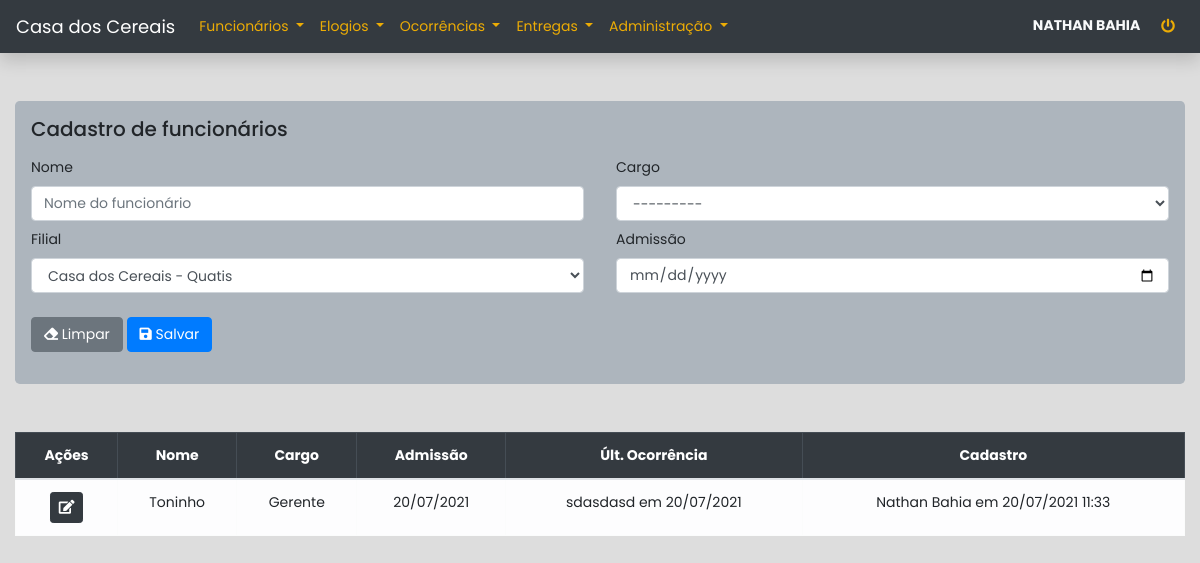
/funcionarios (signed in), run on the app's committed database.
### apps/core/models.py (models this page shows, shortened)
class Base(models.Model):
    usuario = models.ForeignKey(get_user_model(), on_delete=models.SET_NULL, null=True)
    criacao = models.DateTimeField(auto_now_add=True)
    alteracao = models.DateTimeField(auto_now=True)
    ativo = models.BooleanField(default=True)
    class Meta:
        abstract = True
    @property
    def cadastro(self):
        if self.usuario:
            return f"{self.usuario.get_full_name()} em {self.criacao.strftime('%d/%m/%Y %H:%M')}"
        return f"Usuário excluído em {self.criacao.strftime('%d/%m/%Y')}"

class Funcionario(Base):
    nome = models.CharField(max_length=255)
    admissao = models.DateField(blank=True, null=True)
    cargo = models.ForeignKey(Cargo, on_delete=models.SET_NULL, null=True, related_name='funcionarios')
    filial = models.ForeignKey(Filial, on_delete=models.CASCADE, related_name='funcionarios')
    is_active = ObjAtivosManager()
    class Meta:
        verbose_name = 'Funcionário'
        verbose_name_plural = 'Funcionários'
        ordering = ['nome']

class Cargo(Base):
    nome = models.CharField(max_length=255)
    filial = models.ForeignKey(Filial, on_delete=models.CASCADE)
    is_active = ObjAtivosManager()
    def __str__(self):
        return f'{self.nome}'
    class Meta:
        verbose_name = 'Cargo'
        verbose_name_plural = 'Cargos'
        ordering = ['nome']

class Ocorrencia(Base):
    funcionario = models.ForeignKey(Funcionario, on_delete=models.CASCADE, related_name='ocorrencias')
    motivo = models.ForeignKey(Motivo, on_delete=models.SET_NULL, null=True)
    data = models.DateField()
    observacao = models.TextField()
    is_active = ObjAtivosManager()
    class Meta:
        verbose_name = 'Ocorrência'
        verbose_name_plural = 'Ocorrências'
        ordering = ['-data']

### apps/core/views.py (the view, shortened to what this page needs)
# urls.py: path('funcionarios', views.funcionarios, name='funcionarios'),
@login_required
def funcionarios(request, pk=None):
    usuario = request.user.perfil.latest('id')
    instance = None
    msg_sucesso = 'Funcionário cadastrado com sucesso'
    msg_erro = 'Falha ao cadastrar funcionário'
    if pk:
        instance = models.Funcionario.is_active.get(pk=pk)
        msg_sucesso = 'Funcionário editado com sucesso'
        msg_erro = 'Falha ao editar funcionário'
    form = forms.FuncionarioForm(
        usuario=usuario,
        instance=instance
    )
    query = None
    if not instance:
        query = models.Funcionario.is_active.filter(filial=usuario.filial)
    context = {
        'form': form,
        'instance': instance,
        'funcionarios': query,
    }
    return render(request, 'core/funcionarios/funcionarios.html', context)

### apps/core/context_processors.py (called while the page is built)
def usuario(request):
    if not request.user.is_authenticated:
        return {}
    context = {'usuario': {}}
    perfil = request.user.perfil.order_by('id').last()
    if perfil:
        context['usuario']['filial'] = perfil.filial
        context['usuario']['filiais'] = models.Filial.is_active.all()
        if perfil.tipo == '2':
            context['usuario']['administrador'] = True
    return context

### apps/core/models.py (called while the page is built)
    def get_queryset(self):
        return super(ObjAtivosManager, self).get_queryset().filter(ativo=True)

    def __str__(self):
        return f'{self.nome} - {self.cidade}'

### apps/core/templates/core/funcionarios/funcionarios.html (shortened to what this page needs)
{% extends 'core/base.html' %}
{% load bootstrap4 %}
{% block content %}
<div class="container-fluid">
    <form method='post' class='my-5 jumbotron p-3' autocomplete="off">
        {% if instance %}
            <h5>Editar funcionário</h5>
        {% else %}
            <h5>Cadastro de funcionários</h5>
        {% endif %}
        <div class="row mx-0 mt-3">
            <div class="col-12 col-sm-6 px-0 pr-sm-3">
                <div class="form-group mb-2">
                    <label for="{{ form.nome.id_for_label }}">{{ form.nome.label }}</label>
                    {{ form.nome }}
                </div>
            </div>
            <div class="col-12 col-sm-6 px-0 pl-sm-3">
                <div class="form-group mb-2">
                    <label for="{{ form.cargo.id_for_label }}">{{ form.cargo.label }}</label>
                    {{ form.cargo }}
                </div>
            </div>
            <div class="col-12 col-sm-6 px-0 pr-sm-3">
                <div class="form-group mb-2">
                    <label for="{{ form.filial.id_for_label }}">{{ form.filial.label }}</label>
                    {{ form.filial }}
                </div>
            </div>
            <div class="col-12 col-sm-6 px-0 pl-sm-3">
                <div class="form-group mb-2">
                    <label for="{{ form.admissao.id_for_label }}">{{ form.admissao.label }}</label>
                    {{ form.admissao }}
                </div>
            </div>
            <div class="col-12 my-3 px-0">
                {% if instance %}
                    <a href="{% url "core:funcionarios" %}" class="btn btn-secondary">
                        <i class="fas fa-arrow-left"></i> Cancelar
                    </a>
                {% else %}
                    <button type="reset" class="btn btn-secondary">
                        <i class="fas fa-eraser"></i> Limpar
                    </button>
                {% endif %}
                <button type="submit" class="btn btn-primary">
                    <i class="fas fa-save"></i> Salvar
                </button>
            </div>
        </div>
    </form>
    {% if not instance %}
        {% if funcionarios %}
            <div class="table-responsive mt-5">
                <table class="table table-bordered text-center">
                    <thead class="table-dark">
                        <tr>
                            <th>Ações</th>
                            <th>Nome</th>
                            <th>Cargo</th>
                            <th>Admissão</th>
                            <th>Últ. Ocorrência</th>
                            <th>Cadastro</th>
                        </tr>
                    </thead>
                    <tbody class="table-light">
                        {% for funcionario in funcionarios %}
                            <tr>
                                <td>
                                    <div class="btn-group">
                                        <a href="{% url 'core:edit_funcionarios' funcionario.id %}" class="btn btn-sm btn-dark" data-toggle="tooltip" title="Editar funcionário"><i class="fas fa-edit"></i></a>
                                    </div>
                                </td>
                                <td>{{ funcionario.nome }}</td>
                                <td>{{ funcionario.cargo.nome }}</td>
                                <td>{{ funcionario.admissao|date:'d/m/Y' }}</td>
                                {% if funcionario.ocorrencias.last.observacao %}
                                    <td>{{ funcionario.ocorrencias.last.observacao|truncatewords:20 }} em {{ funcionario.ocorrencias.last.criacao|date:'d/m/Y' }}</td>
                                {% else %}
                                    <td>- - -</td>
                                {% endif %}
                                <td>{{ funcionario.cadastro }}</td>
                            </tr>
                        {% endfor %}
                    </tbody>
                </table>
            </div>
            {% else %}
            <div class="alert alert-warning mt-5">
                Nenhum funcionário cadastrado até o momento
            </div>
        {% endif %}
    {% endif %}
</div>
{% endblock content %}

### apps/core/templates/core/base.html (shortened to what this page needs)
{% load static %}
<!DOCTYPE html>
{% load bootstrap4 %}
<html lang="pt-br">
    <head>
        <link rel="stylesheet" href="https://use.fontawesome.com/releases/v5.0.13/css/all.css">
        {% bootstrap_css %}
    </head>
    <body>
    <nav class="navbar navbar-expand-lg navbar-dark bg-dark shadow mb-5">
        <a class="navbar-brand" href="{% url 'core:index' %}">Casa dos Cereais</a>
        <div class="collapse navbar-collapse" id="navbarSupportedContent">
            <ul class="navbar-nav mr-auto">
                <li class="nav-item dropdown">
                    <a class="nav-link dropdown-toggle text-warning" href="#" id="dropFuncionarios" role="button"
                       data-toggle="dropdown" aria-haspopup="true" aria-expanded="false">
                        Funcionários
                    </a>
                </li>
                <li class="nav-item dropdown text-warning">
                    <a class="nav-link dropdown-toggle text-warning" href="#" id="dropElogios" role="button"
                       data-toggle="dropdown" aria-haspopup="true" aria-expanded="false">
                        Elogios
                    </a>
                </li>
                <li class="nav-item dropdown">
                    <a class="nav-link dropdown-toggle text-warning" href="#" id="dropOcorrencias" role="button"
                       data-toggle="dropdown" aria-haspopup="true" aria-expanded="false">
                        Ocorrências
                    </a>
                </li>
                <li class="nav-item dropdown">
                    <a class="nav-link dropdown-toggle text-warning" href="#" id="dropEntregas" role="button"
                       data-toggle="dropdown" aria-haspopup="true" aria-expanded="false">
                        Entregas
                    </a>
                </li>
                <li class="nav-item dropdown">
                    <a class="nav-link dropdown-toggle text-warning" href="#" id="dropAdm" role="button"
                       data-toggle="dropdown" aria-haspopup="true" aria-expanded="false">
                        Administração
                    </a>
                </li>
            </ul>
            <div class="text-light text-sm-right">
                <b>{{ request.user.get_full_name|upper }}</b>
                <a class='btn btn-sm ml-2' href="{% url 'usuarios:logout' %}" data-toggle="tooltip" title="Sair do sistema">
                    <i class="fas fa-power-off text-warning"></i>
                </a>
            </div>
        </div>
    </nav>
    {% block content %} {% endblock %}
    </body>
</html>

### apps/core/templates/core/base.html (style rules this page uses)
body, a, .btn, .form-control { font-family: 'Poppins', sans-serif; font-size: 14px !important; }
body { background-color: #DDD; }
.jumbotron { background-color: #adb5bd !important; }
.navbar-brand { font-size: 18px !important; }
.text-warning { color: #ecac05 !important; }

### data on the page
Funcionario: nome "Toninho", cargo.nome "Gerente", admissao "20/07/2021", ocorrencias.last.observacao "sdasdasd", ocorrencias.last.criacao "20/07/2021", cadastro "Nathan Bahia em 20/07/2021 11:33"

### other printed values
{{ request.user.get_full_name|upper }} "NATHAN BAHIA"
